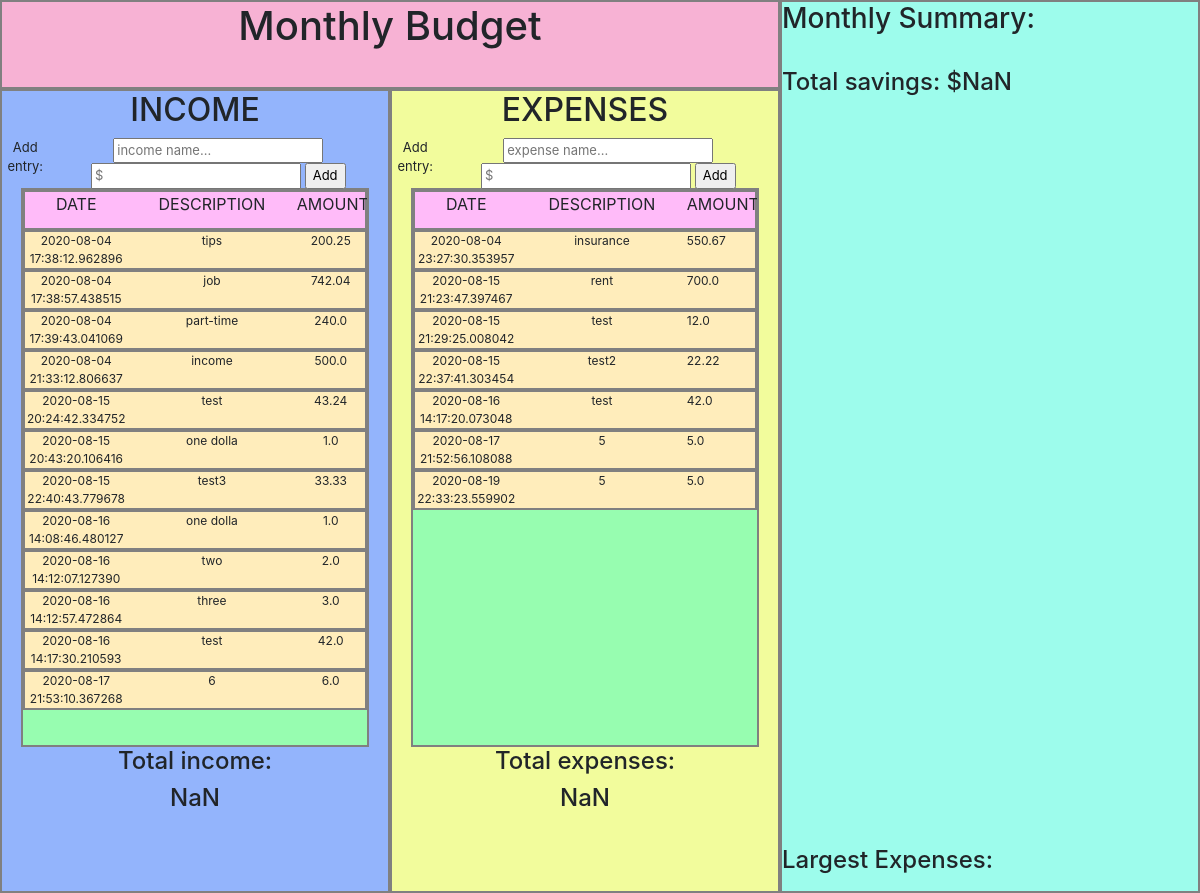
Before: / with the older database file.
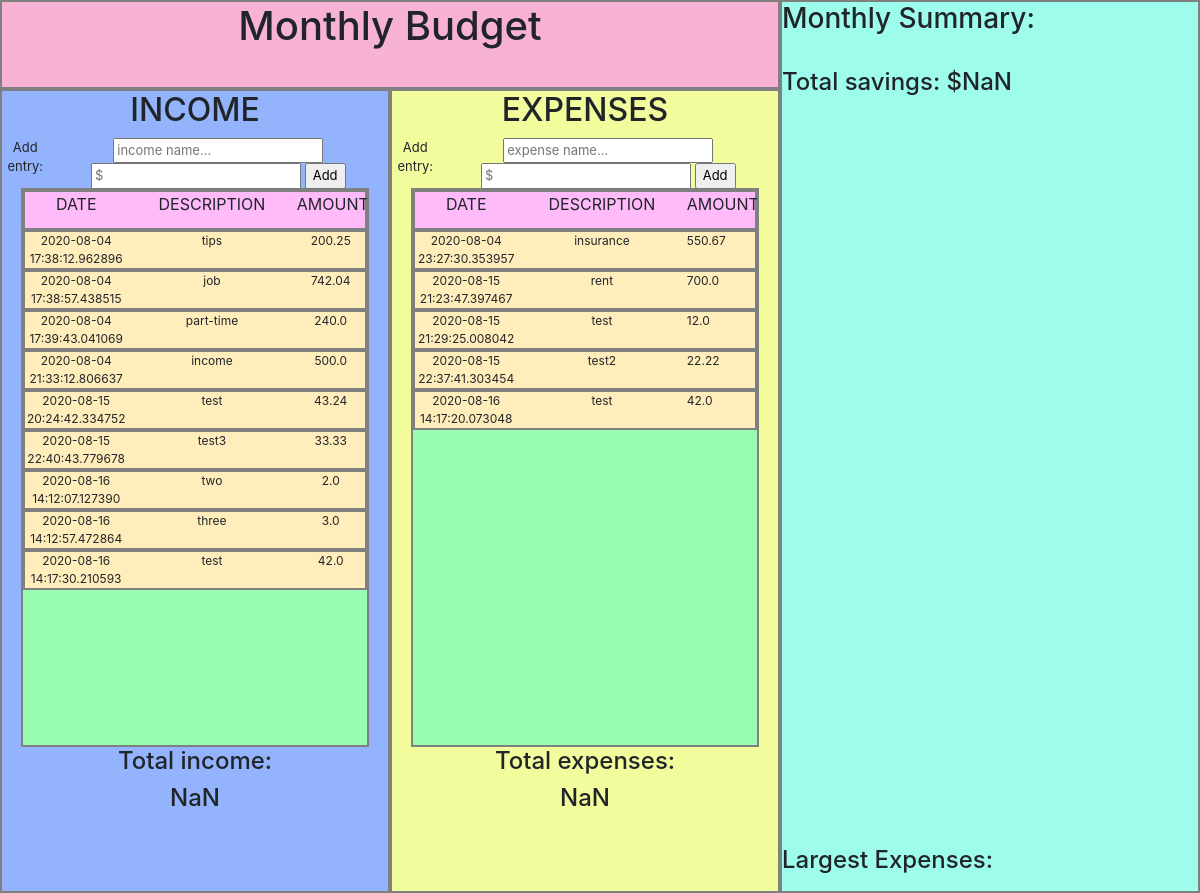
After: the same page with the newer database file.
### app.py (models this page shows, shortened)
class Income(db.Model):
    id = db.Column(db.Integer, primary_key=True)
    description = db.Column(db.String(50), nullable=False)
    amount = db.Column(db.Float, nullable=False)
    date = db.Column(db.DateTime, default=datetime.now)

class Expense(db.Model):
    id = db.Column(db.Integer, primary_key=True)
    description = db.Column(db.String(50), nullable=False)
    amount = db.Column(db.Float, nullable=False)
    date = db.Column(db.DateTime, default=datetime.now)

### app.py (the view)
@app.route("/", methods=["GET", "POST"])
def home():
    allIncome = Income.query.all()
    allExpense = Expense.query.all()
    return render_template("budget_interface.html", allIncome=allIncome, allExpense=allExpense)

### templates/budget_interface.html (shortened to what this page needs)
<!DOCTYPE html>
<html lang="en" xmlns:th="http://www.thymeleaf.org">
  <head>
    <link rel="stylesheet" href="https://maxcdn.bootstrapcdn.com/bootstrap/4.0.0/css/bootstrap.min.css">
  </head>
  <body>
    <div class="budgetcontainer">
    <div class="budgetsection">
        <div class="header">
            <h1>Monthly Budget</h1>
        </div>
        <div class="twocolumns">
        <div class="leftcolumn">
            <h2>INCOME</h2>
        <div class="formwrap">
            <text>Add entry: </text>
            <form id="incomeentry" method="POST" action="/">
              <input type="text" name="incomesource" id="incomesource" placeholder="income name...">
              <input type="text" name="incomeamount" id="incomeamount" placeholder="$">
              <input type="submit" value="Add" id="incomeaddbtn">
            </form>
        </div>
    <div class="entrywrap" id="entrywrap">
      <div class="entryheader">
          <div class="dateheader">DATE</div>
          <div class="descriptionheader">DESCRIPTION</div>
          <div class="amountheader">AMOUNT</div>
      </div>
      <div id="incomeentrywrap">
      {% for income in allIncome %}
      <div class="entry" id="entry" title={{income.id}}>
          <div class="date">{{income.date}}</div>
          <div class="description">{{income.description}}</div>
          <div class="amount">{{income.amount}}</div>
      </div>
      {% endfor %}
      </div>
    </div>
        <h4>Total income: </h4><h4 id="totalincome"></h4>
        </div>
        <div class="rightcolumn">
        <h2>EXPENSES</h2>
        <div class="formwrap">
            <text>Add entry: </text>
            <form id="expenseentry" autocomplete="off" method="POST" action="/">
              <input type="text" name="expensesource" id="expensesource" placeholder="expense name...">
              <input type="text" name="expenseamount" id="expenseamount" placeholder="$">
              <input type="submit" value="Add" id="expenseaddbtn">
          </form>
        </div>
        <div class="entrywrap" id="entrywrap">
            <div class="entryheader">
                <div class="dateheader">DATE</div>
                <div class="descriptionheader">DESCRIPTION</div>
                <div class="amountheader">AMOUNT</div>
            </div>
            <div id="expenseentrywrap">
              {% for expense in allExpense %}
              <div class="expenseentry" id="expenseentry" title={{expense.id}}>
                  <div class="date">{{expense.date}}</div>
                  <div class="expensedescription">{{expense.description}}</div>
                  <div class="expenseamount">{{expense.amount}}</div>
              </div>
              {% endfor %}
              </div>
        </div>
        <h4>Total expenses: </h4><h4 id="totalexpense"></h4>
        </div>
        </div>
    </div>
    <div class="summary">
        <h3>Monthly Summary:</h3><br>
        <h4 id="savings"></h4><br>
        <div id="chartContainer" style="height: 300px; width: 100%;"></div><br>
        <div id="expChartContainer" style="height: 370px; width: 100%;"></div><br>
        <h4>Largest Expenses:</h4>
    </div>
  </body>
</html>

### templates/budget_interface.html (style rules this page uses)
body { font-family: Arial, Helvetica, sans-serif; width: 100vw; height: 100vh; margin: 0; padding: 0; }
.budgetcontainer { width: 100vw; height: 100vh; display: flex; flex-direction: row; position: fixed; top: 0; left: 0; right: 0; bottom: 0; background-color: rgb(163, 231, 172); }
.budgetsection { width: 65%; height: 100%; display: flex; flex-direction: column; }
.header { width: 100%; height: 10%; text-align: center; border: 2px solid gray; box-sizing: border-box; background-color: rgb(247, 178, 212); }
.twocolumns { width: 100%; height: 90%; display: flex; flex-direction: row; }
.leftcolumn { width: 50%; height: 100%; text-align: center; border: 2px solid gray; box-sizing: border-box; background-color: rgb(147, 180, 252); }
.rightcolumn { width: 50%; height: 100%; text-align: center; border: 2px solid gray; box-sizing: border-box; background-color: rgb(242, 252, 156); }
.summary { width: 35%; height: 100%; background-color: rgb(157, 252, 236); border: 2px solid gray; box-sizing: border-box; overflow: scroll; }
.formwrap { width: 100%; height: 50px; display: flex; flex-direction: row; text-align: center; font-size: 13px }
.entrywrap { width: 90%; height: 70%; text-align: center; margin: 0 auto; border: 2px solid gray; box-sizing: border-box; background-color: rgb(151, 253, 176); overflow: scroll; }
.entryheader { width: 100%; height: 40px; text-align: center; display: flex; flex-direction: row; margin: 0 auto; border: 2px solid gray; box-sizing: border-box; background-color: rgb(255, 187, 249); }
.dateheader { width: 30%; height: 50px; }
.descriptionheader { width: 50%; height: 50px; }
.amountheader { width: 20%; height: 50px; }
.date { width: 30%; height: 50px; }
.description { width: 50%; height: 50px; }
.expensedescription { width: 50%; height: 50px; }
.amount { width: 20%; height: 50px; }
.entry { width: 100%; height: 40px; text-align: center; font-size: 12px; display: flex; flex-direction: row; margin: 0 auto; border: 2px solid gray; box-sizing: border-box; background-color: rgb(255, 237, 187); }
.expenseentry { width: 100%; height: 40px; text-align: center; font-size: 12px; display: flex; flex-direction: row; margin: 0 auto; border: 2px solid gray; box-sizing: border-box; background-color: rgb(255, 237, 187); }

Changed rows visible on the page:
removed Income: date "2020-08-15 20:43:20.106416", description "one dolla", amount "1.0"
removed Income: date "2020-08-16 14:08:46.480127", description "one dolla", amount "1.0"
removed Income: date "2020-08-17 21:53:10.367268", description "6", amount "6.0"
removed Expense: date "2020-08-17 21:52:56.108088", description "5", amount "5.0"
removed Expense: date "2020-08-19 22:33:23.559902", description "5", amount "5.0"
